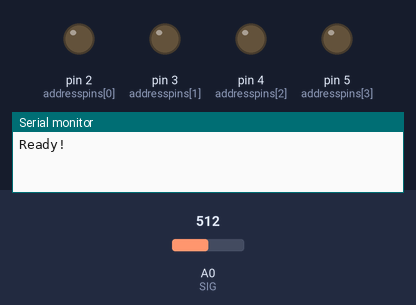
Simulated run of this sketch. Board: Arduino Uno, built with avr-gcc and run on an emulated ATmega328P. Shown: output pins drawn as LEDs (lit = HIGH), the last lines printed to the serial monitor. The test bench sets the inputs (shaded band); at power-on: A0 (SIG) = 512. Pins used as bus, display or sensor lines are not drawn.

Above: at 0.1 s.
At 1.3 s:
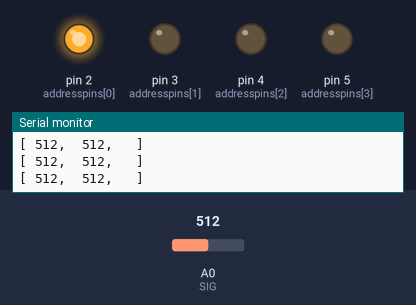
1.4 s: A0 (SIG) set to 105
4.4 s: A0 (SIG) set to 94
Timing chart, 0 to 7.4 s (numbered marks = the images above; inputs shaded):
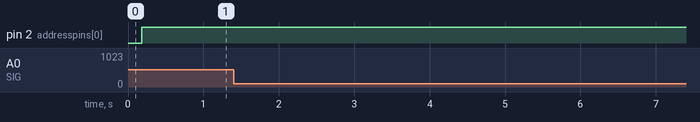

The sketch:

test_AA.ino
```cpp
// 2018_07_07

const int addresspins[] = {2, 3, 4, 5};
#define RX A1
#define SIG A0
unsigned long distance = 0;

// SETUP /////////////////////////////////////////
void setup()
{
  // setup serial comm
  Serial.begin(9600);

  while(!Serial){};
  Serial.println("Ready!");

  // initialize multiplexer address pins
  for(int i=0; i<4; i++) {
    pinMode( addresspins[i], OUTPUT );
    digitalWrite( addresspins[i], LOW );
  }

  // initialize US pins
  pinMode(RX, OUTPUT);
  digitalWrite(RX, LOW);

  // Wait 175ms at least for the ultrasonic
  // to be ready for ranging
  delay(180);
}


// LOOP //////////////////////////////////////////
void loop()
{
  // send trigger pulse
  digitalWrite (RX, HIGH);
  delayMicroseconds(21);
  digitalWrite(RX, LOW);

  Serial.print("[ ");

  // read all the analog value from the multiplexer
  for(int i=0; i<2; i++) {
    createAddress(i); // compose address
    distance = analogRead( SIG );
    Serial.print( distance ); Serial.print(",\t");
  }

  Serial.println(" ]");

  // make a reading every 99ms
  delay(200);
}

/*
// READ THE MAXBOTIX /////////////////////////////
int read_max(int trigger, int echo)
{
  //trigger (stay HIGH for at least 20us)
  digitalWrite (trigger, HIGH);
  delayMicroseconds(21);
  digitalWrite(trigger, LOW);

  // NOTE: here it is easily possible to change pinMode

  unsigned long d = pulseIn(echo, HIGH, 65000);
  // 58uS per cm
  d = d / 58;
  return d;
  //return min(d*2.54/147, 255);
}
*/

void createAddress(byte id)
{
  // TODO: check if address is correct

  // compose the address on address pins
  for(int i=0; i<4; i++) {
    digitalWrite( addresspins[i], id & _BV(i) );
  }
}
```
